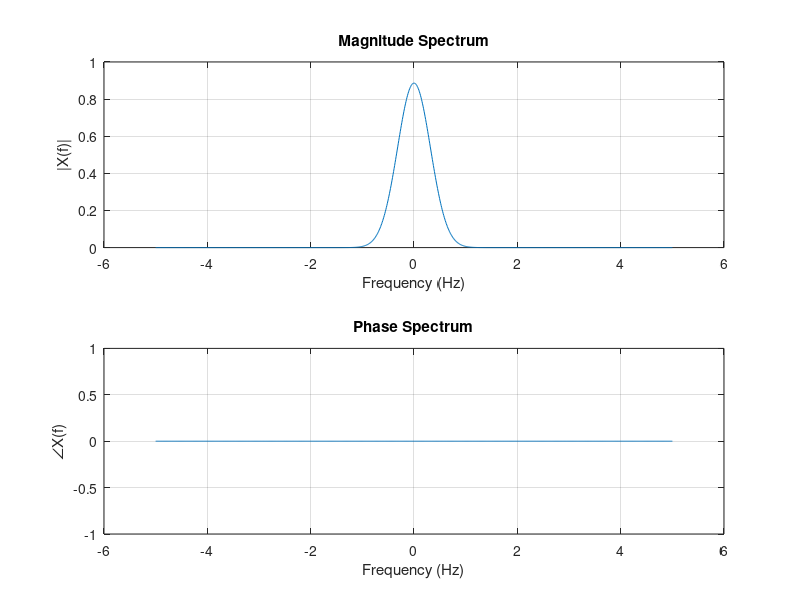

Reproduce this figure in MATLAB.
% Define the frequency range
f = linspace(-5, 5, 1000);

% Calculate the Fourier Transform
X_f = (sqrt(pi) / 2) * exp(-pi^2 * f.^2 / 2);

% Calculate magnitude and phase spectra
magnitude = abs(X_f);
phase = angle(X_f);

% Plot magnitude spectrum
subplot(2, 1, 1);
plot(f, magnitude);
title('Magnitude Spectrum');
xlabel('Frequency (Hz)');
ylabel('|X(f)|');
grid on;

% Plot phase spectrum
subplot(2, 1, 2);
plot(f, phase);
title('Phase Spectrum');
xlabel('Frequency (Hz)');
ylabel('∠X(f)');
grid on;
